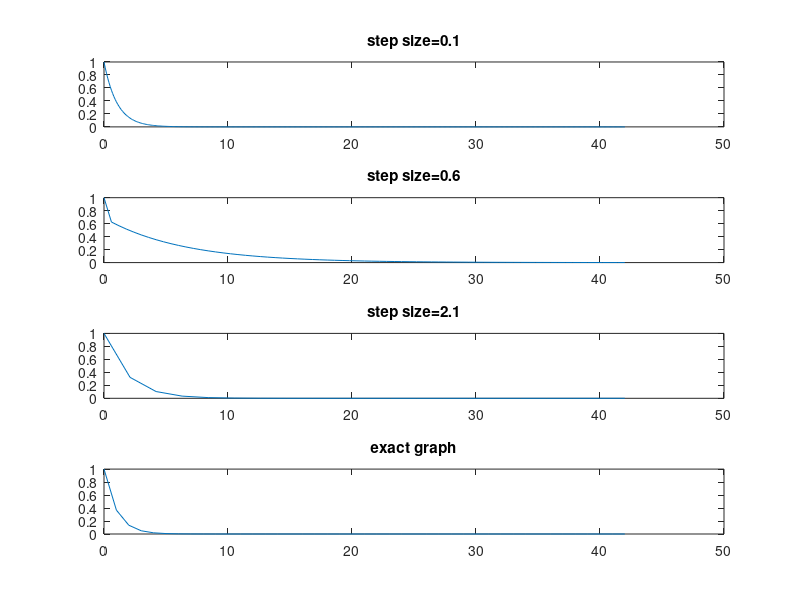

Write the MATLAB code that produced this figure. (Note: this script raises an error after producing the figure.)
clear all;
close all;
clc;
%%
% AKSHAY J_21105012
%%
%defining the grid
T=42;
step_size_1=0.1;%delta(t) values
step_size_2=0.6;
step_size_3=2.1;
%initial values
phi_1(1)=1;
phi_2(1)=1;
phi_3(1)=1;
%%
%calculation of implicit euler
N=T/1;
for n=0:N
    phi_exact(n+1)=exp(-n);
end
N=T/step_size_1;
for n=1:N
    phi_1(n+1)=phi_1(n)./(1+step_size_1);

end
N=T/step_size_2;
for n=1:N
    phi_2(n+1)=phi_1(n)./(1+step_size_2);
end
N=T/step_size_3;
for n=1:N
     phi_3(n+1)=phi_3(n)./(1+step_size_3);
end
%Plot of Implicit Euler
figure;
subplot(4,1,1)
x1=0:step_size_1:42;
plot(x1,phi_1);
title('step size=0.1');
subplot(4,1,2)
x2=0:step_size_2:42;
plot(x2,phi_2);
title('step size=0.6');
subplot(4,1,3)
x3=0:step_size_3:42;
plot(x3,phi_3);
title('step size=2.1');
subplot(4,1,4)
x4=0:42;
plot(x4,phi_exact);
title('exact graph');
suptitle('Implicit Euler Subplot')
figure;
plot(x1,phi_1,'-.',x2,phi_2,'.',x3,phi_3,'-',x4,phi_exact,'^')
legend('step size=0.1','step size=0.6','step size=2.1','exact graph')
title('Implicit Euler Graph');
